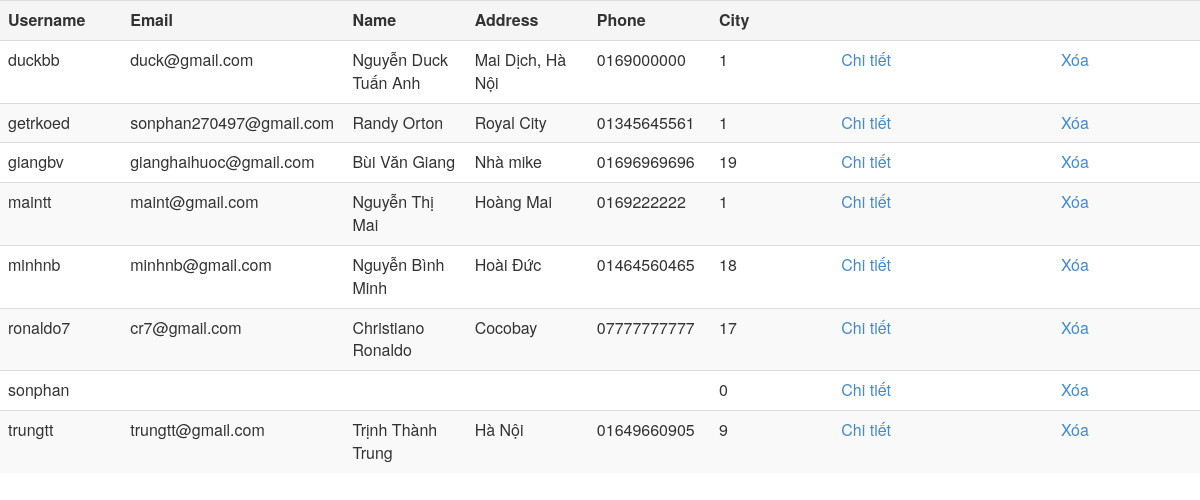
The page /admin/module/selectUser.php on the database its author committed.
### tables this page shows
CREATE TABLE IF NOT EXISTS `user_seller` (
  `user` varchar(30) NOT NULL,
  `pass` varchar(45) NOT NULL,
  `email` varchar(45) NOT NULL,
  `name` varchar(30) NOT NULL,
  `address` varchar(60) NOT NULL,
  `phone` varchar(12) NOT NULL,
  `city_id_city` int(11) NOT NULL,
  `ava` mediumtext NOT NULL
);

### admin/module/selectUser.php (the view, shortened to what this page needs)
<link rel="stylesheet" href="support/css/bootstrap.css" />
<?php
include("admin/module/config.php");
$sql1= "select * from user_seller";
$result1 = mysqli_query($link,$sql1);
?>
<table class="table table-striped" >
	<tr class="active">
		<th width="10%"><b>Username</b></th>
		<th width="10%"><b>Email</b></th>
		<th width="10%"><b>Name</b></th>
		<th width="10%"><b>Address</b></th>
		<th width="10%"><b>Phone</b></th>
		<th width="10%"><b>City</b></th>
		<th colspan="2" width="30%">&nbsp;</th>
	</tr>
	<?php
	while($row1=mysqli_fetch_assoc($result1)){
		?>
		<tr valign="top" >
			<td ><?=$row1["user"] ?></td>
			<td ><?=$row1["email"] ?></td>
			<td ><?=$row1["name"] ?></td>
			<td ><?=$row1["address"] ?></td>
			<td ><?=$row1["phone"] ?></td>
			<td ><?=$row1["city_id_city"] ?></td>
			<td ><a href="index.php?page=profile&id=<?=$row1['user']?>">Chi tiết</a></td>
			<td ><a onClick="return confirm('Bạn chắc chắn muốn xóa user này');" href="admin/module/xoa.php?user=<?= $row1['user']?>" >Xóa</a></td>
		</tr>
		<?php
	}
	?>
</table>

### rows shown on the page
user_seller: user "duckbb", email "duck@gmail.com", name "Nguyễn Duck Tuấn Anh", address "Mai Dịch, Hà Nội", phone "0169000000", city_id_city "1"
user_seller: user "getrkoed", email "sonphan270497@gmail.com", name "Randy Orton", address "Royal City", phone "01345645561", city_id_city "1"
user_seller: user "giangbv", email "gianghaihuoc@gmail.com", name "Bùi Văn Giang", address "Nhà mike", phone "01696969696", city_id_city "19"
user_seller: user "maintt", email "maint@gmail.com", name "Nguyễn Thị Mai", address "Hoàng Mai", phone "0169222222", city_id_city "1"
user_seller: user "minhnb", email "minhnb@gmail.com", name "Nguyễn Bình Minh", address "Hoài Đức", phone "01464560465", city_id_city "18"
user_seller: user "ronaldo7", email "cr7@gmail.com", name "Christiano Ronaldo", address "Cocobay", phone "07777777777", city_id_city "17"
user_seller: user "sonphan", city_id_city "0"
user_seller: user "trungtt", email "trungtt@gmail.com", name "Trịnh Thành Trung", address "Hà Nội", phone "01649660905", city_id_city "9"
